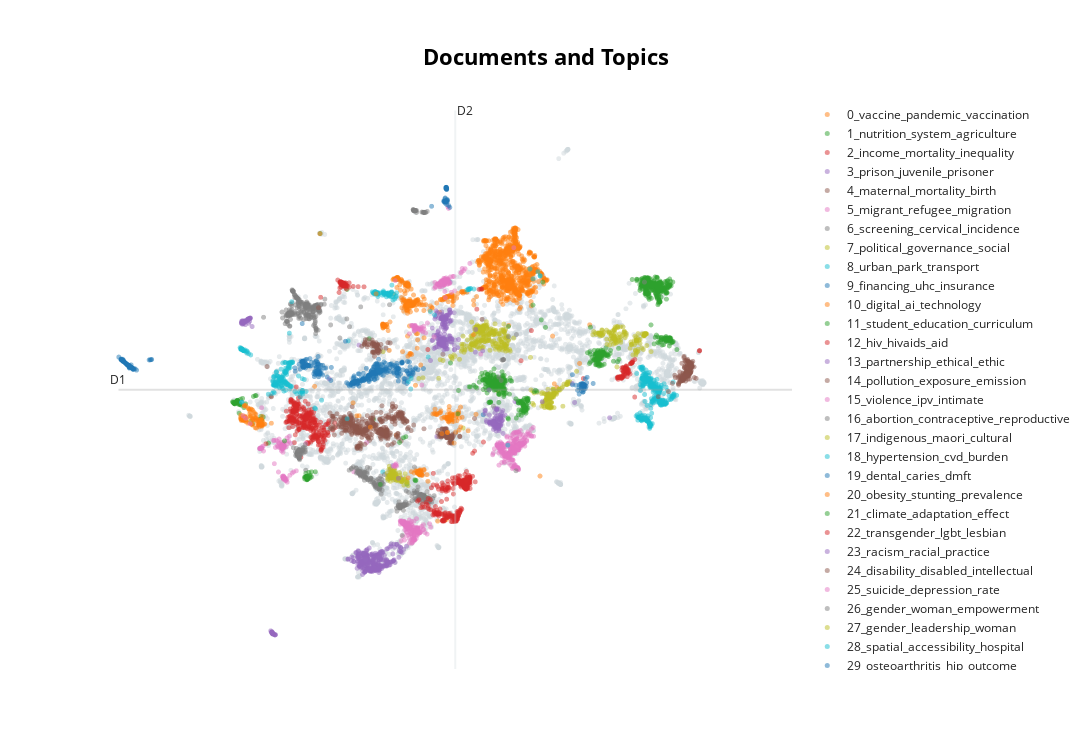

This figure's notebook cell:
### Code cell
# 初步降维效果
reduced_embeddings = UMAP(n_neighbors=10, n_components=2, min_dist=0.0, metric='euclidean').fit_transform(embeddings)
topic_model.visualize_documents(docs, reduced_embeddings=reduced_embeddings, hide_document_hover=True, hide_annotations=True)
